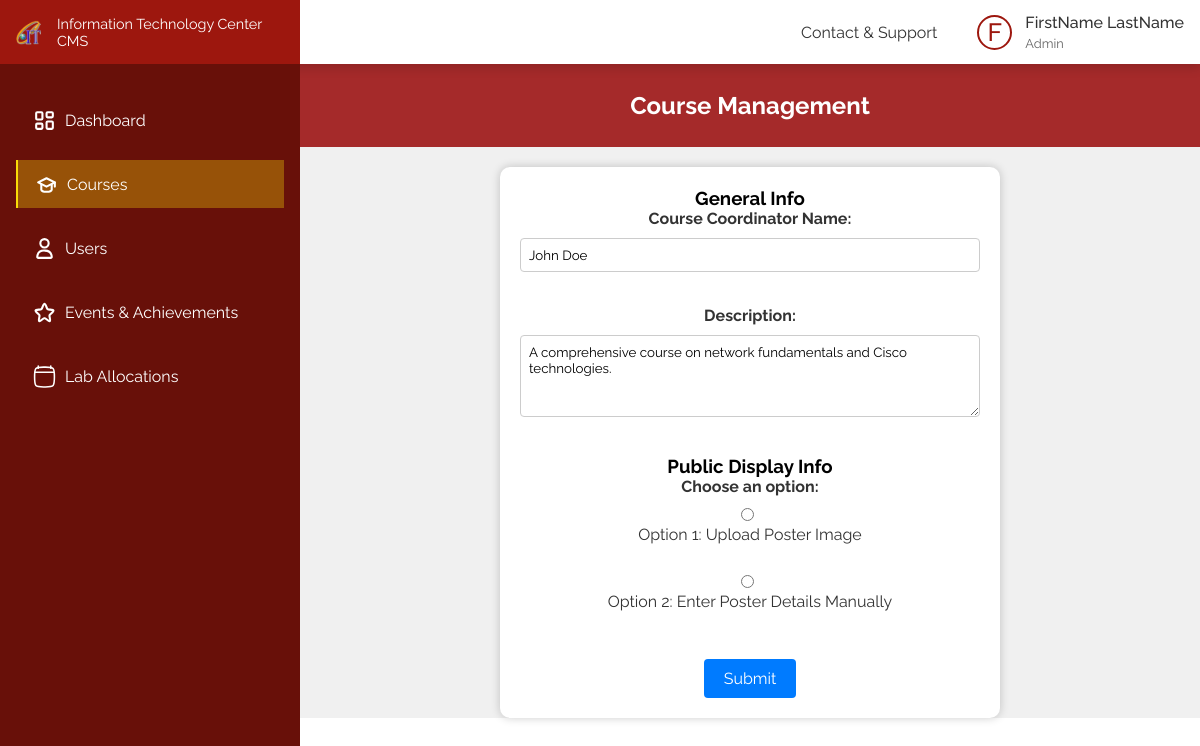
The page /pages/coursemanage.php?c_id=5 on the database its author committed.
### tables this page shows
CREATE TABLE IF NOT EXISTS `course` (
  `c_id` int NOT NULL AUTO_INCREMENT,
  `c_code` varchar(50) NOT NULL,
  `c_name` varchar(100) NOT NULL,
  `c_coordinator` varchar(100) NOT NULL,
  `description` text DEFAULT NULL,
  `Poster_img` varchar(255) DEFAULT NULL,
  `duration(months)` int DEFAULT NULL,
  `new_intake_date` date DEFAULT NULL,
  `total_fee` int DEFAULT NULL,
  `display_description` text DEFAULT NULL,
  `published` TINYINT DEFAULT NULL,
  PRIMARY KEY (`c_id`)
);

### backend/course.php (called while the page is built, shortened)
<?php
function getCourse($conn, $c_id)
{
    $result = $conn->query("SELECT * FROM course WHERE c_id=$c_id");
    $courses = $result->fetch_all(MYSQLI_ASSOC);
    if (sizeof($courses) > 0)
        return $courses[0];
}

### pages/coursemanage.php (the view, shortened to what this page needs)
<?php
include_once "../config.php";
include_once "../backend/course.php";
if (isset($_GET['c_id'])) {
    $c_id = $_GET['c_id'];
    $course = getCourse($conn, $c_id);
} else {
    header("Location: /pages/course.php");
}
?>
<!DOCTYPE html>
<html lang="en">
<head>
    <link rel="stylesheet" href="../css/coursemanage.css">
</head>
<body>
    <div class="flex-box">
        <div class="left">
            <?php
            include_once(APP_ROOT . "/includes/sidebar.php");
            ?>
        </div>
        <?php
        include_once(APP_ROOT . "/includes/header.php");
        ?>
        <div class="right">
            <div class="course-manage">
                <h2>Course Management</h2>
                <div class="form-container">
                    <form action="../backend/coursemanage.php" method="POST" enctype="multipart/form-data">
                        <h3>General Info</h3>
                        <label for="coordinator_name">Course Coordinator Name:</label>
                        <input type="text" name="coordinator_name" id="coordinator_name" value="<?= $course['c_coordinator'] ?>" required>
                        <br><br>
                        <label for="description">Description:</label>
                        <textarea name="description" id="description" rows="4" required><?= $course['description'] ?></textarea>
                        <br><br>
                        <h3>Public Display Info</h3>
                        <label>Choose an option:</label>
                        <input type="radio" name="display_option" id="poster_upload" value="upload">
                        <label for="poster_upload">Option 1: Upload Poster Image</label><br>
                        <input type="radio" name="display_option" id="manual_details" value="manual">
                        <label for="manual_details">Option 2: Enter Poster Details Manually</label><br><br>
                        <input type="submit" value="Submit">
                    </form>
                </div>
            </div>
        </div>
    </div>
</body>
</html>

### css/coursemanage.css (style rules this page uses)
.course-manage .form-container { display: flex; justify-content: center; align-items: center; height: 80%; width: 100%; background-color: #f0f0f0; }
.form-container { padding-top: 20px; }
.course-manage form { background-color: #ffffff; padding: 20px; border-radius: 10px; box-shadow: 0 0 10px rgba(0, 0, 0, 0.2); text-align: center; width: 500px; }
.course-manage h2 { padding: 3%; color: #ffffff; font-size: 24px; text-align: center; background-color: brown; }
.course-manage label { display: block; margin-bottom: 10px; font-weight: bold; color: #333333; }
.course-manage input[type="text"], .course-manage input[type="number"], .course-manage input[type="date"], .course-manage input[type="time"], .course-manage textarea { width: 100%; padding: 8px; margin-bottom: 15px; border: 1px solid #ccc; border-radius: 4px; }
.course-manage input[type="radio"] { margin-right: 5px; }
.course-manage input[type="submit"] { background-color: #007bff; color: #fff; padding: 10px 20px; border: none; border-radius: 4px; cursor: pointer; font-size: 16px; }
.course-manage label[for="poster_upload"], .course-manage label[for="manual_details"] { font-weight: normal; color: #333; cursor: pointer; }

### css/styles.css (style rules this page uses)
* { margin: 0; padding: 0; box-sizing: border-box; font-family: "Raleway", sans-serif; }
:root { --color-1: #9d170e; --color-2: #f9db08; --color-3: #305fa6; --color-4: #00b007; --color-5: #790483; --color-text-1: #333; --color-text-2: #666; --color-shade-1: #681009; }
.flex-box { display: flex; }
.left { width: 300px; }
.right { width: calc(100% - 300px); padding-top: 4rem; }

### rows shown on the page
course: coordinator_name "John Doe", description "A comprehensive course on network fundamentals and Cisco technologies."
